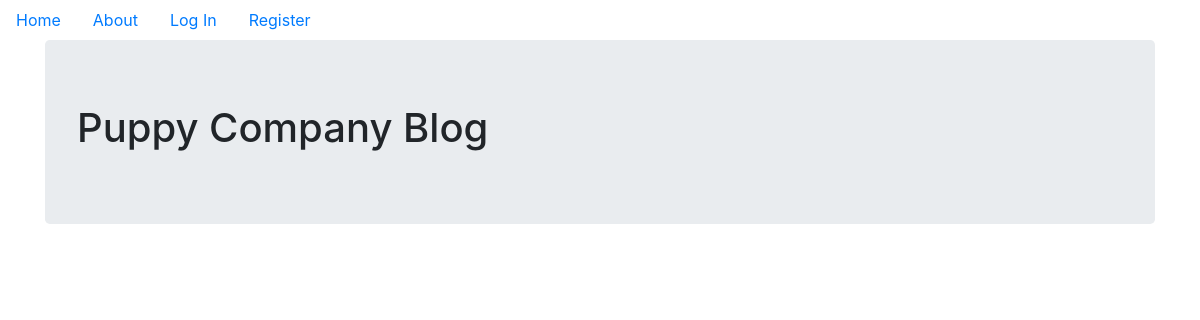
Before: / with the older database file.
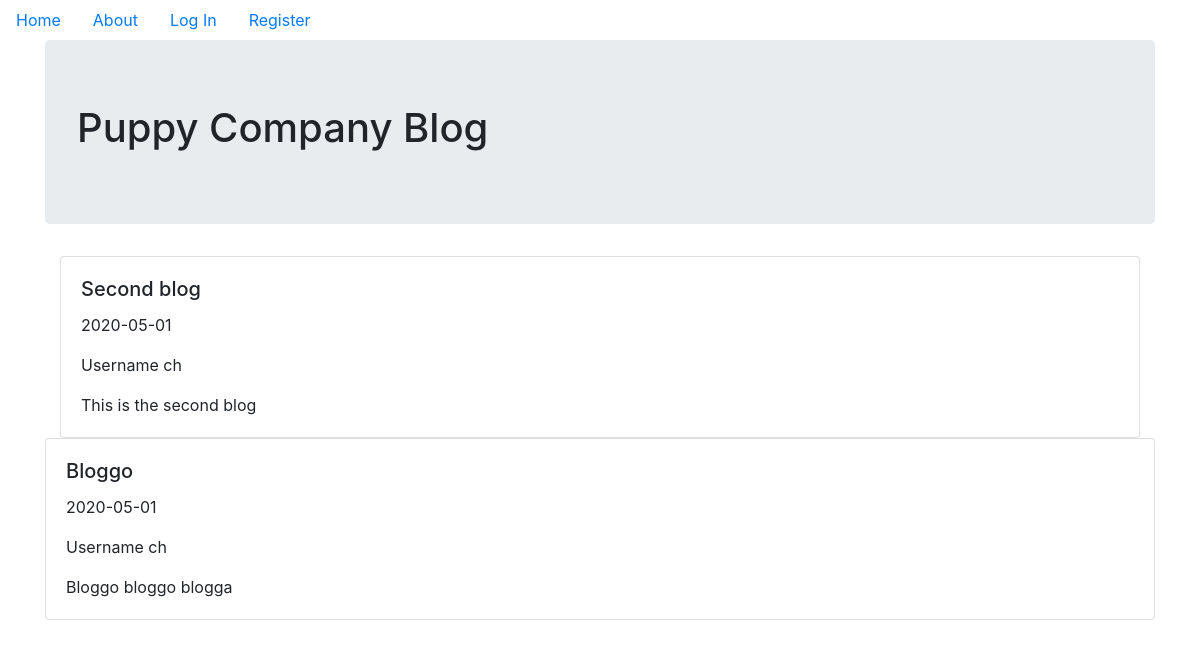
After: the same page with the newer database file.
### puppycompanyblog/models.py (models this page shows, shortened)
class BlogPost(db.Model, UserMixin):
    id = db.Column(db.Integer, primary_key=True)
    users = db.relationship(User)
    user_id = db.Column(db.Integer, db.ForeignKey('users.id'), nullable=False)
    date = db.Column(db.DateTime, nullable=False, default=datetime.utcnow)
    title = db.Column(db.String(140), nullable=False)
    text = db.Column(db.Text, nullable=False)

class User(db.Model, UserMixin):
    __tablename__ = 'users'
    id = db.Column(db.Integer, primary_key=True)
    profile_image = db.Column(db.String(64),nullable = False, default = 'default_profile.png')
    email = db.Column(db.String(64), unique = True, index = True)
    username = db.Column(db.String(64), unique = True, index = True)
    password_hash = db.Column(db.String(128))
    posts = db.relationship('BlogPost', backref='author', lazy=True)
    def __repr__(self):
        return f"Username {self.username}"

### puppycompanyblog/core/views.py (the view)
@core.route('/')
def index():
    page = request.args.get('page', 1, type=int)
    blog_posts = BlogPost.query.order_by(BlogPost.date.desc()).paginate(page=page,per_page=2)
    return render_template('index.html', blog_posts=blog_posts)

### puppycompanyblog/templates/index.html
{% extends "base.html" %}
{% block content %}
<div class="jumbotron">
  <h1>Puppy Company Blog</h1>
</div>
<div class="container">
  {% for post in blog_posts.items %}
  <div class="card">
    <div class="card-body">
      <h5 class="card-title"> {{post.title}}</h5>
      <p class="card-text">{{post.date.strftime('%Y-%m-%d')}}</p>
      <p class="card-text">{{post.author}}</p>
      <p class="card-text">{{post.text}}</p>
    </div>
  </div>
</div>
{% endfor %}
{% endblock %}

### puppycompanyblog/templates/base.html (shortened to what this page needs)
<!DOCTYPE html>
<html lang="en" dir="ltr">
<head>
  <link rel="stylesheet" href="https://maxcdn.bootstrapcdn.com/bootstrap/4.0.0/css/bootstrap.min.css">
</head>
<body>
  <ul class='nav'>
    <li class='nav-link'>
      <a href="{{ url_for('core.index') }}">Home</a>
    </li>
    <li class='nav-link'>
      <a href="{{ url_for('core.info')}}">About</a>
    </li>
    {% if current_user.is_authenticated %}
    <li class='nav-link'>
      <a href="{{ url_for('users.logout') }}">Log Out</a>
    </li>
    <li class='nav-link'>
      <a href="{{ url_for('users.account') }}">Account</a>
    </li>
    <li class='nav-link'>
      <a href="{{ url_for('blog_posts.create_post') }}">Create Post</a>
    </li>
    {% else %}
    <li class='nav-link'>
      <a href="{{ url_for('users.login') }}">Log In</a>
    </li>
    <li class='nav-link'>
      <a href="{{ url_for('users.register') }}">Register</a>
    </li>
    {% endif %}
  </ul>
  <div class="container">
    {% block content %}
    {% endblock %}
</body>
</html>

Changed rows visible on the page:
added BlogPost: title "Second blog", date "2020-05-01", author "Username ch", text "This is the second blog"
added BlogPost: title "Bloggo", date "2020-05-01", author "Username ch", text "Bloggo bloggo blogga"
